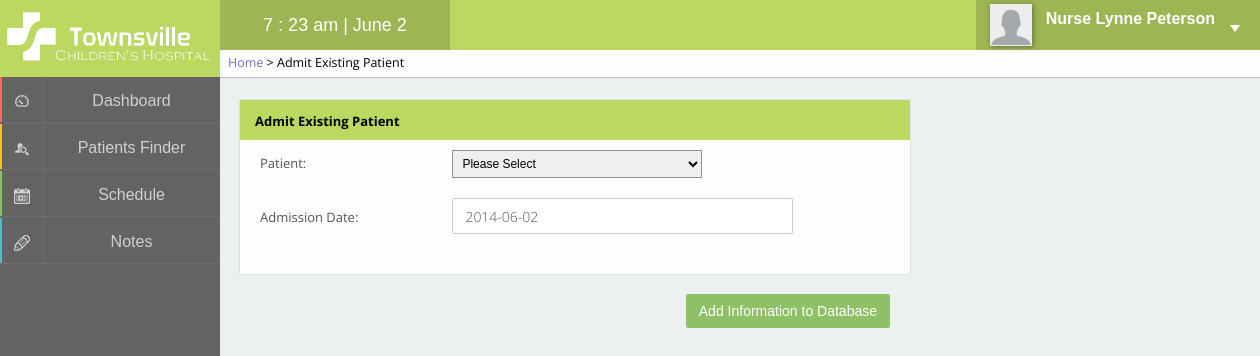
Page /pages/patientadmit.php (signed in) on the committed database.
### tables this page shows
CREATE TABLE IF NOT EXISTS `staff` (
  `staffID` int(4) unsigned zerofill NOT NULL AUTO_INCREMENT,
  `firstName` varchar(40) NOT NULL,
  `lastName` varchar(40) NOT NULL,
  `title` int(1) NOT NULL,
  `password` varchar(64) NOT NULL,
  `specialties` varchar(40) DEFAULT NULL,
  `photo` varchar(200) NOT NULL DEFAULT '<img src="../images/none.png" alt="Profile picture" />',
  PRIMARY KEY (`staffID`),
  KEY `title_idx` (`title`)
);

### pages/patientadmit.php (the view, shortened to what this page needs)
<?php
	$pageTitle = "Admit Existing Patient";
	$breadcrumb = "<a href='home.php'>Home</a> > " . $pageTitle;
	include '../inc/panel.php';
?>
<link type="text/css" rel="stylesheet" href="../css/patientupdate.css" media="screen" />
<div class="leftContent">
	<div class="box">
		<section class="boxTitle">
			<p>Admit Existing Patient</p>
		</section>
		<section class="boxContent">
			<form action="patientadmitprocess.php" method="post">
				<div>
					<label for="patientID">Patient: </label>
					<select name="patientID">
						<option>Please Select</option>
					</select>
				</div>
				<div>
					<label for="admissionDate">Admission Date: </label>
					<input class="textInput" type="text" name="admissionDate" value="<?php echo date("Y-m-d"); ?>" required />
				<div>
					<button type="submit" class="submit">Add Information to Database</button>
				</div>
			</form>
		</section>
	</div>
</div>
<?php
	include '../inc/footer.php';
?>

### inc/panel.php (shortened to what this page needs)
<!DOCTYPE html PUBLIC "-//W3C//DTD XHTML 1.0 Transitional//EN" "http://www.w3.org/TR/xhtml1/DTD/xhtml1-transitional.dtd">
<html xmlns="http://www.w3.org/1999/xhtml" xml:lang="en" lang="en">
<head>
	<link type="text/css" rel="stylesheet" href="../css/panel.css" media="screen" />
	<link type="text/css" rel="stylesheet" href="../css/style.css" media="screen" />
</head>
<body onload="load()">
<div class="header">
	<div class="logo">
		<img src="../images/logo_white.png" alt="logo" />
	</div>
	<div class="timer">
		<span id="clock"></span>
	</div>
	<div class="profile">
		<?php
		$staffID = $_SESSION['user'];
		$sql = "SELECT staffID, firstName, lastName, title, specialties, photo
				FROM staff
				WHERE staffID = '$staffID'";
		$result = mysql_query($sql);
		$row = mysql_fetch_assoc($result);
		echo "<div class='pic'>";
			echo $row['photo'];
		echo "</div>";
		echo "<div class='name'>";
			echo "<span class='title'>";
			switch ($row['title']) {
				case 2: echo "Nurse ";
					break;
			}
			echo $row['firstName'] . " " . $row['lastName'] . "</span> <br />";
		echo "</div>";
		?>
		<div class="triangle1"></div>
	</div>
	<div id="breadcrumb">
		<span><?php echo $breadcrumb ?></span>
	</div>
</div>
<div class="panal">
<a href='home.php' id='m1'>
<div class='layer effect'>
	<div class='mask'></div>
 	<div class='icon'>
 		<img src='../images/i1s.png' alt='dashboardICON' />
 	</div>
 	<div class='lable'>
 		<span>Dashboard</span>
 	</div>
</div></a>
<a href='patientsfinder.php' id='m2'>
<div class='layer effect'>
 	<div class='mask'></div>
 	<div class='icon'>
 		<img src='../images/i2s.png' alt='patientsICON' />
 	</div>
 	<div class='lable'>
 		<span>Patients Finder</span>
 	</div>
</div></a>
<a href='schedule.php' id='m3'>
<div class='layer effect'>
 	<div class='mask'></div>
 	<div class='icon'>
 		<img src='../images/i3s.png' alt='scheduleICON' />
 	</div>
 	<div class='lable'>
 		<span>Schedule</span>
 	</div>
</div></a>
<a href='notes.php' id='m4'>
<div class='layer effect' id='m4'>
	<div class='mask'></div>
	<div class='icon'>
		<img src='../images/i4s.png' alt='noteICON' />
	</div>
	<div class='lable'>
		<span>Notes</span>
	</div>
</div></a>
</div>
<div class="content">

### css/panel.css (style rules this page uses)
.header { position: relative; width:100%; height: 50px; background-color: #bbd861; z-index: 10; }
.logo { width:220px; height: 50px; }
.logo img { position: relative; padding-top: 7px; height: 60px; z-index: 11; }
.timer { position: relative; left: 220px; top: -50px; height: 50px; background-color: #9db552; width: 230px; text-align: center; }
.timer span { position: relative; color: white; font-size: 18px; top: 15px; }
.profile { position: relative; right: 0; top: -100px; float: right; height: 50px; background-color: #9db552; cursor: pointer; }
.pic { position: relative; float:left; width: 50px; height: 50px; text-align: center; padding-top: 4px; padding-left: 10px; }
.pic img { width: 40px; height: 40px; border: 1px solid #eee; box-shadow: 1px 1px 5px 0px rgba(50, 50, 50, 0.55); }
.name { position: relative; float: right; top: 10px; right: 45px; color: white; padding-left: 55px; }
.name .title { font-weight: bold; font-size: 16px; }
.triangle1 { position: absolute; top:25px; right: 20px; width: 0; height: 0; border-style: solid; border-width: 7px 5px 0 5px; border-color: #fff transparent transparent transparent; }
.panal { position: absolute; background-color: #636363; top: 0; left: 0; width: 220px; height: 100%; overflow: hidden; z-index: 5; }
.layer { position: relative; top: 45px; width: 220px; height: 47px; overflow: hidden; z-index: 6; }
#m1 .mask { background-color: #fd6a56; }
#m2 .mask { background-color: #ffc313; }
#m3 .mask { background-color: #8cc260; }
#m4 .mask { background-color: #44c0c2; }
.effect .mask { width: 2px; height: 46px; position: absolute; overflow: hidden; top: 0; left: 0; z-index: -1; -webkit-transition:width 0.2s; transition:width 0.2s; }
.layer .icon { width: 43px; height: 45px; border-bottom: 1px solid #6e6e6e; border-right: 1px solid #6e6e6e; text-align: center; background-color: transparent; }
.layer .icon img { padding-top: 17px; z-index: 1; opacity: 0.7; -webkit-transition:opacity 0.3s; transition:opacity 0.3s; }
.layer .lable { position: relative; top: -46px; left: 43px; width: 177px; height: 45px; border-bottom: 1px solid #6e6e6e; text-align: center; }
.layer .lable span { position: relative; color: white; top: 15px; opacity: 0.7; -webkit-transition:opacity 0.3s; transition:opacity 0.3s; }
#breadcrumb { position: absolute; left: 220px; top: 50px; height: 27px; min-width: -webkit-calc(100% - 220px); min-width: calc(100% - 220px); border-bottom: 1px solid #C0C0C0; background-color: #fdfdfd; font-family: 'Open Sans', sans-serif; font-size: 12.5px; }
#breadcrumb a { color: #7171C6; }
#breadcrumb span { position: relative; bottom: -4px; margin: 0px 8px; }

### css/style.css (style rules this page uses)
html, body { margin : 0; padding : 0; background-color: #ecf0f1; background-image: url('../images/panelbg.jpg'); background-repeat: repeat-y; background-size: 220px 16px; font-family: "proxima-nova-1","proxima-nova-2",arial,helvetica,sans-serif; }
a { text-decoration: none; color: #555; }
.content { background-color: #ecf0f1; position: absolute; width: -webkit-calc(100% - 250px); width: calc(100% - 250px); min-width: 1000px; max-width: 1200px; min-height: -webkit-calc(100% - 100px); min-height: calc(100% - 100px);*/ top: 77px; left: 220px; padding: 50px 10px 10px 20px; z-index: 1; font-family: 'Open Sans', sans-serif; }
.leftContent { position: absolute; width: -webkit-calc(100% - 370px); width: calc(100% - 370px); min-width: 600px; }
.box { box-shadow: 0 0 1px 0 rgba(50, 50, 50, 0.45); display: block; }
.boxTitle { background-color: #bbd861; height: 40px; }
.boxTitle p { font-size: 13px; font-weight: 700; margin-top: 0; padding: 12px 0 0 15px; }
.boxContent { background-color: #fdfdfd; font-size: 13px; padding: 10px 20px 20px 20px; color: #545454; }
.submit { padding: 6px 12px; font-size: 14px; line-height: 1.42857143; text-align: center; white-space: nowrap; vertical-align: middle; cursor: pointer; background-image: none; border: 1px solid transparent; font-weight: 500; border-radius: 2px; color: #fff; background-color: #8ec165; border-color: #8ec165; float: right; margin-left: 10px; }
.textInput { border-color: #919191; border-radius: 2px; height: 34px; padding: 0 12px; font-size: 14px; line-height: 1.42857143; font-family: 'Open Sans', sans-serif; font-weight: lighter; color: #555; background-color: #fff; background-image: none; border: 1px solid #ccc; }
select { padding: 5px; font-size: 12px; line-height: 1; border-color: #919191; border-radius: 0; height: 28px; }

### rows in the picture
staff: photo (placeholder picture), firstName "Lynne", lastName "Peterson"

### other values in the picture
$pageTitle "Admit Existing Patient"
